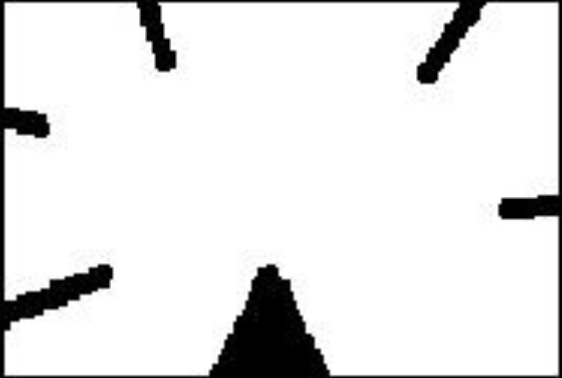
#> input picture image4labs/star2.png, 562 x 378 px
$ jupyter execute konturs.ipynb
#> lines starting #> are read from the running program, lines starting #| are printed output that depends on the picture; after the words box and inside, x2 and y2 are one past the last pixel; in counts of white or black regions, pixels touching at a corner belong together; long printed decimals are rounded
[cell 1]
messi = "../../image4labs/messi.jpg"
open_CV_logo = "../../image4labs/openCV_logo_white.png"
king = "../../image4labs/king_cards.png"
figure = "/../lab21.11/simple.jpeg"
sudoku = "../../image4labs/sudoku.jpg"
star = "../../image4labs/star.jpg"
star2 = "../../image4labs/star2.png"
tunder = "../../image4labs/tunder.png"

[cell 2]
import numpy as np
import cv2 as cv
import matplotlib.pyplot as plt
img = cv.imread(star2, cv.IMREAD_GRAYSCALE)
#> img is the input picture: shape (378, 562); min 0, max 255, mean 229.2
assert img is not None, "file could not be read, check with os.path.exists()"
ret, thresh = cv.threshold(img, 127, 255, 0)
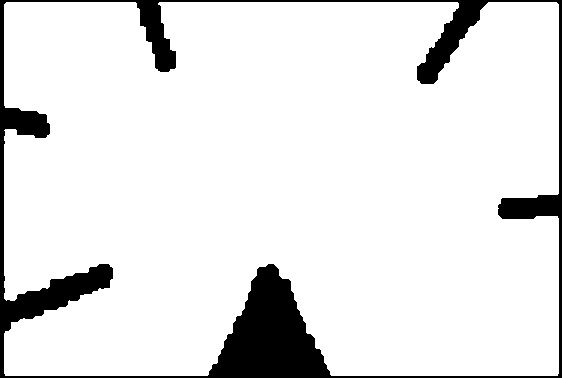
#> thresh: shape (378, 562); 90.1% white; 1 black region
contours, hierarchy = cv.findContours(
    thresh, cv.RETR_TREE, cv.CHAIN_APPROX_SIMPLE)
#> contours = 1 contour; box (x1, y1, x2, y2) and area: (4, 2, 559, 376) 190066
cnt = contours[0]
#> cnt = contour of 351 points, box (x1, y1, x2, y2) (4, 2, 559, 376), area 190066
M = cv.moments(cnt)
#> M = moments, m00 190066, centre m10/m00, m01/m00 = (283.8, 184.1)
print(M)
#> (printed output is left out)

cx = int(M['m10']/M['m00'])
#> cx = 283
cy = int(M['m01']/M['m00'])
#> cy = 184

[cell 3]
area = cv.contourArea(cnt)
#> area = 190066
print(f"Area of contour: {area}")
#| Area of contour: 190066.0

[cell 4]
perimeter = cv.arcLength(cnt, True)
#> perimeter = 2868.9
print("perimeter = ", perimeter)
#| perimeter =  2868.891

[cell 5]
epsilon_10 = 0.1 * cv.arcLength(cnt, True)
#> epsilon_10 = 286.9
approx_10 = cv.approxPolyDP(cnt, epsilon_10, True)
#> approx_10 = [[4, 4], [5, 375], [557, 375], [556, 2]]

epsilon_1 = 0.01 * cv.arcLength(cnt, True)
#> epsilon_1 = 28.69
approx_1 = cv.approxPolyDP(cnt, epsilon_1, True)
#> approx_1 = contour of 22 points, box (x1, y1, x2, y2) (4, 2, 559, 376), area 194140

# Создайте копии для рисования контуров
img_original = cv.cvtColor(img, cv.COLOR_GRAY2BGR)  # Для отображения в цвете
img_approx_10 = img_original.copy()
img_approx_1 = img_original.copy()

# Нарисуйте контуры
cv.drawContours(img_approx_10, [approx_10], -1,
                (0, 255, 0), 2)  # Зеленая линия
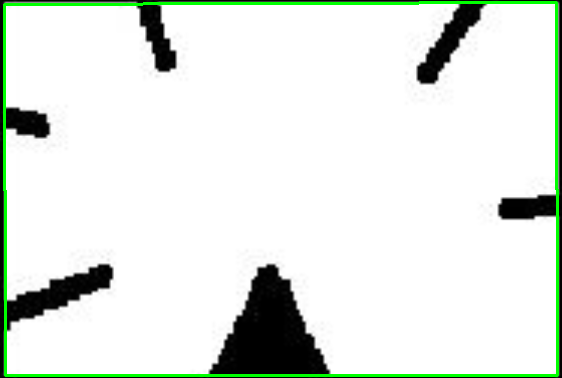
#> img_approx_10: shape (378, 562, 3); 2.61% of pixels changed, all inside (x1, y1, x2, y2) = (3, 1, 559, 377)
cv.drawContours(img_approx_1, [approx_1], -1, (0, 255, 0), 2)  # Зеленая линия
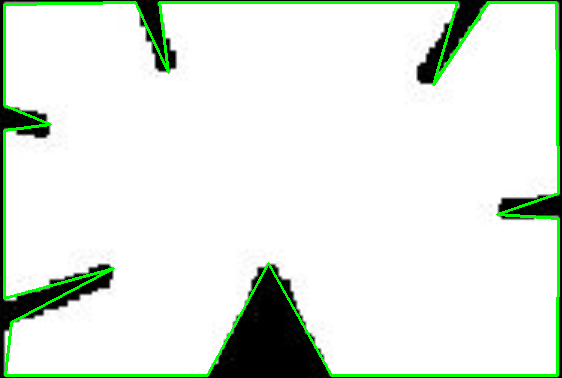
#> img_approx_1: shape (378, 562, 3); 3.56% of pixels changed, all inside (x1, y1, x2, y2) = (3, 1, 560, 377)

# Показать изображения с помощью matplotlib
plt.figure(figsize=(15, 5))

plt.subplot(1, 3, 1)
plt.title("Original Image")
plt.imshow(cv.cvtColor(img_original, cv.COLOR_BGR2RGB))
plt.axis('off')

plt.subplot(1, 3, 2)
plt.title("Epsilon = 10% Arc Length")
plt.imshow(cv.cvtColor(img_approx_10, cv.COLOR_BGR2RGB))
plt.axis('off')

plt.subplot(1, 3, 3)
plt.title("Epsilon = 1% Arc Length")
plt.imshow(cv.cvtColor(img_approx_1, cv.COLOR_BGR2RGB))
plt.axis('off')

plt.tight_layout()
plt.show()

[cell 6]
import cv2 as cv
import numpy as np
import matplotlib.pyplot as plt

# Загрузка изображения и обработка
img = cv.imread(star, cv.IMREAD_GRAYSCALE)
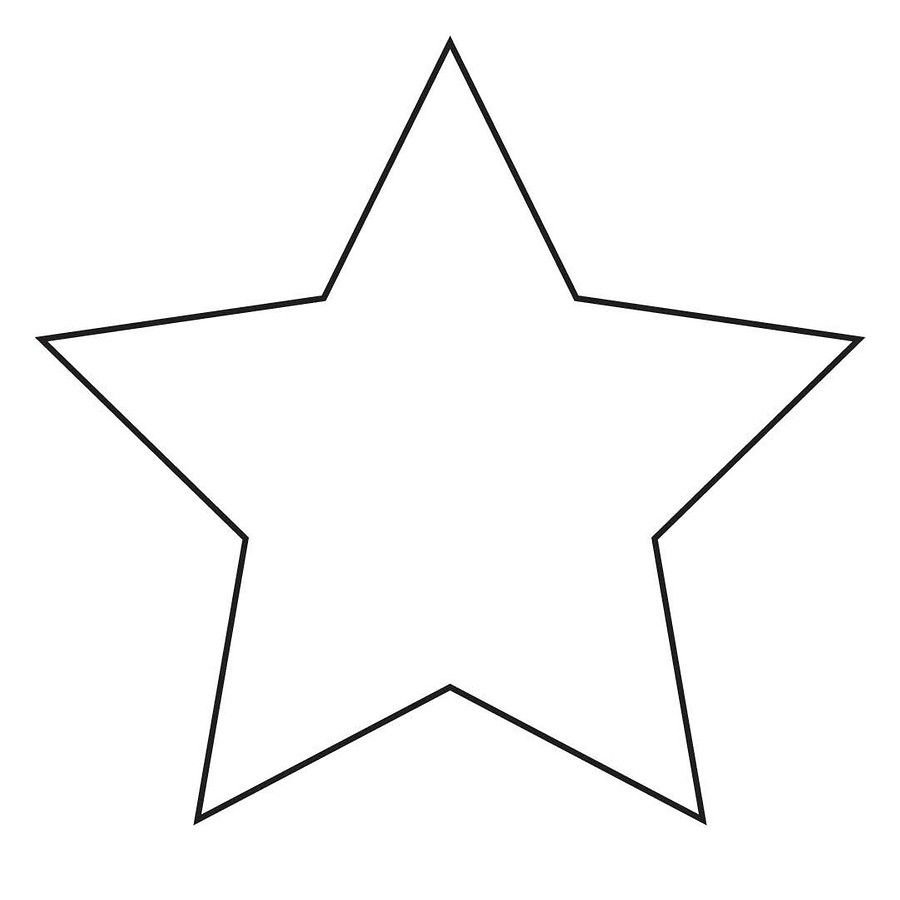
#> input picture image4labs/star.jpg, 900 x 900 px
#> img: shape (900, 900); min 0, max 255, mean 250
assert img is not None, "File could not be read, check with os.path.exists()"
ret, thresh = cv.threshold(img, 127, 255, 0)
#> thresh: shape (900, 900); 97.9% white; 1 black region
contours, _ = cv.findContours(thresh, cv.RETR_TREE, cv.CHAIN_APPROX_SIMPLE)
#> contours = 3 contours; box (x1, y1, x2, y2) and area: (0, 0, 900, 900) 808201, (34, 35, 866, 826) 281418, (48, 50, 852, 814) 261960

# Подготовка четырех изображений
img1 = img.copy()
img2 = img.copy()
img3 = img.copy()
img4 = img.copy()

# Первая картинка с минимальным прямоугольником
for cnt in contours:
    rect = cv.minAreaRect(cnt)
    box = cv.boxPoints(rect)
    box = np.int32(box)
    cv.drawContours(img1, [box], 0, (0, 0, 255), 2)
#> this loop made 3 passes
#> (rect, box) on passes 2 to 3: (((474, 505.4), (830.7, 789.8), -35.95), [[369, 1068], [-94, 429], [578, -58], [1042, 581]]), (((449.5, 431.5), (763, 803), -90), [[850, 812], [48, 812], [48, 50], [850, 50]])
#> (cnt, rect, box) on pass 1: ([[0, 0], [0, 899], [899, 899], [899, 0]], ((449.5, 449.5), (899, 899), -90), [[899, 898], [0, 898], [0, 0], [899, 0]])
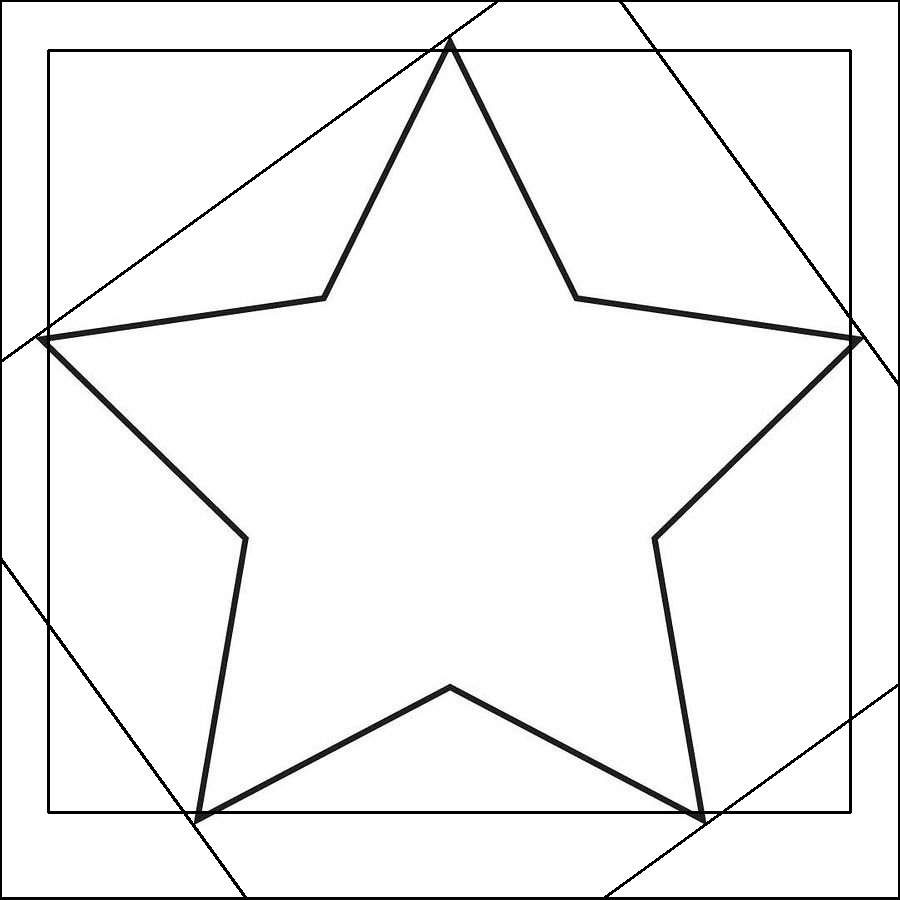
#> img1: shape (900, 900); min 0, max 255, mean 242.8

# Вторая картинка с окружностью, охватывающей контур
for cnt in contours:
    (x, y), radius = cv.minEnclosingCircle(cnt)
    center = (int(x), int(y))
    radius = int(radius)
    cv.circle(img2, center, radius, (0, 255, 0), 5)  # Толстая линия
#> this loop made 3 passes
#> (y, radius, center) on passes 2 to 3: (471.5, 436, (449, 471)), (471.7, 422, (449, 471))
#> (cnt, y, radius, center) on pass 1: ([[0, 0], [0, 899], [899, 899], [899, 0]], 449.5, 635, (449, 449))
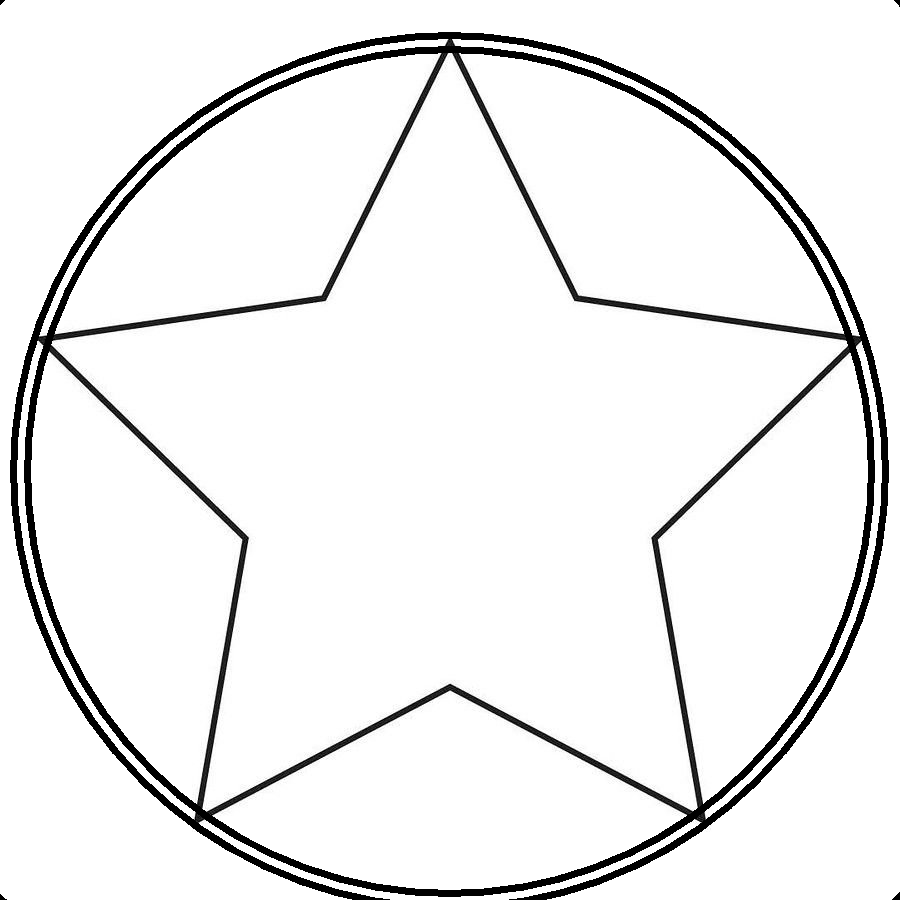
#> img2: shape (900, 900); min 0, max 255, mean 238.6

# Третья картинка с эллипсом (проверка на количество точек)
for cnt in contours:
    if len(cnt) >= 5:  # Проверяем, что количество точек в контуре хотя бы 5
        ellipse = cv.fitEllipse(cnt)
        cv.ellipse(img3, ellipse, (0, 255, 0), 5)  # Толстая линия
#> this loop made 3 passes
#> ellipse on passes 2 to 3: ((451.2, 471.3), (693.6, 711.3), 82.19), ((451.2, 471.2), (673.4, 679), 78.97)
#> cnt on pass 1: [[0, 0], [0, 899], [899, 899], [899, 0]]
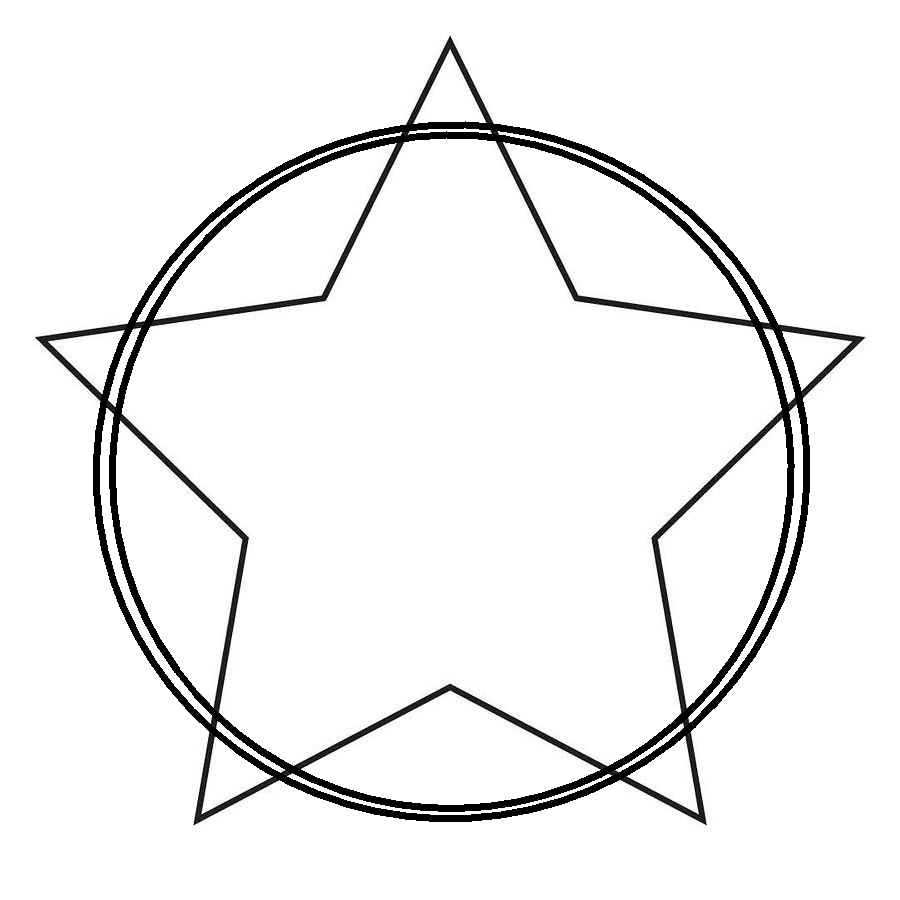
#> img3: shape (900, 900); min 0, max 255, mean 240.8

# Четвертая картинка с прямой, приближающей контур
rows, cols = img.shape[:2]
#> rows = 900; cols = 900
for cnt in contours:
    [vx, vy, x, y] = cv.fitLine(cnt, cv.DIST_L2, 0, 0.01, 0.01)
    lefty = int((-x * vy / vx) + y)
    righty = int(((cols - x) * vy / vx) + y)
    cv.line(img4, (cols - 1, righty), (0, lefty),
            (0, 255, 0), 5)  # Толстая линия
#> this loop made 3 passes
#> (vx, vy, x, y, lefty, righty) on passes 2 to 3: ([0.00191], [-1], [450.4], [472.8], 236110, -234787), ([0.0103], [-1], [452.1], [474.4], 44213, -42864)
#> (cnt, vx, vy, x, y, lefty, righty) on pass 1: ([[0, 0], [0, 899], [899, 899], [899, 0]], [1], [0], [449.5], [449.5], 449, 449)
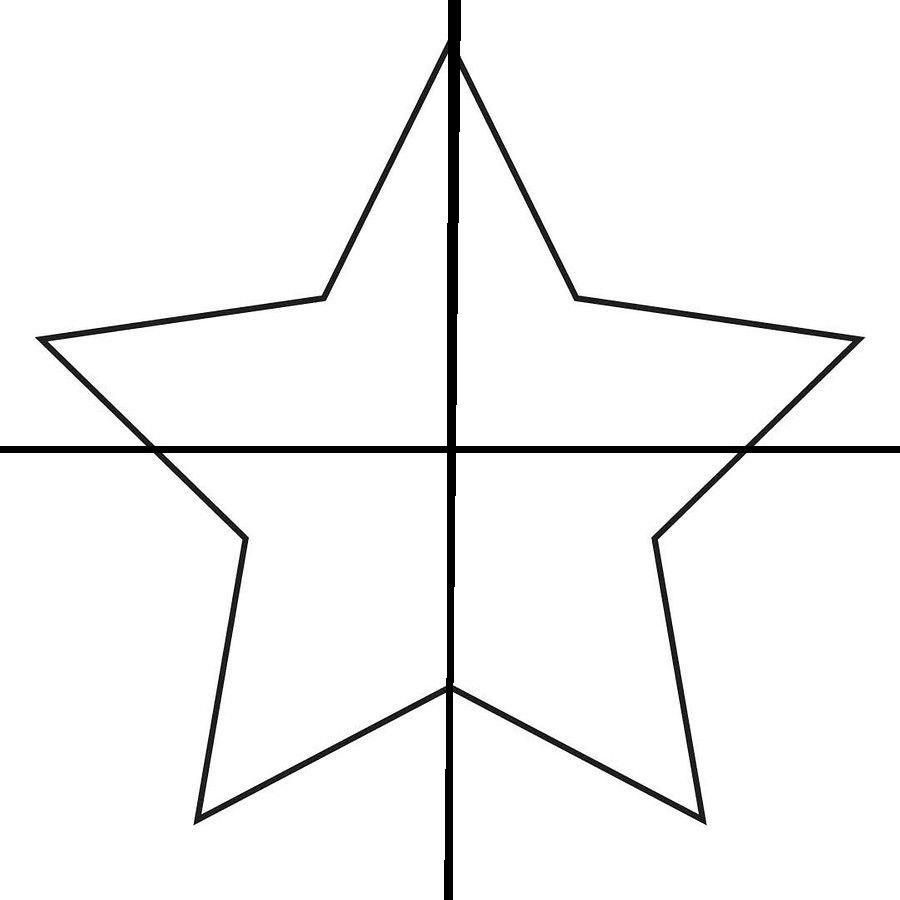
#> img4: shape (900, 900); min 0, max 255, mean 245.4

# Отображение четырех картинок с помощью Matplotlib
plt.figure(figsize=(10, 10))

plt.subplot(2, 2, 1)
plt.imshow(cv.cvtColor(img1, cv.COLOR_BGR2RGB))
plt.title("Минимальный прямоугольник")
plt.axis('off')

plt.subplot(2, 2, 2)
plt.imshow(cv.cvtColor(img2, cv.COLOR_BGR2RGB))
plt.title("Окружность, охватывающая контур")
plt.axis('off')

plt.subplot(2, 2, 3)
plt.imshow(cv.cvtColor(img3, cv.COLOR_BGR2RGB))
plt.title("Эллипс")
plt.axis('off')

plt.subplot(2, 2, 4)
plt.imshow(cv.cvtColor(img4, cv.COLOR_BGR2RGB))
plt.title("Прямая, приближающая контур")
plt.axis('off')

plt.tight_layout()
plt.show()
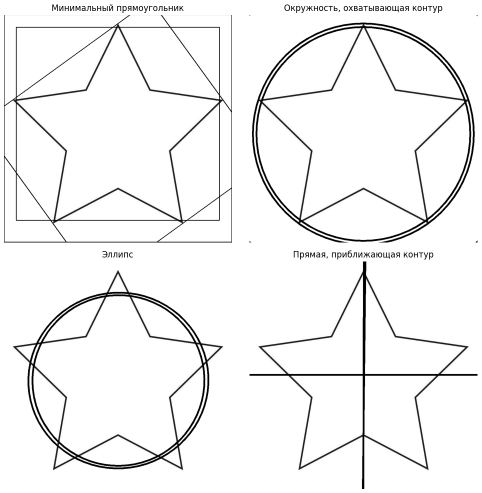
#> figure drawn by matplotlib, 4 panels
